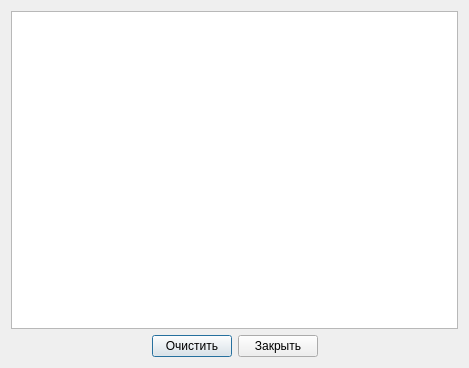
<?xml version="1.0" encoding="UTF-8"?>
<ui version="4.0">
 <class>LogWindow</class>
 <widget class="QDialog" name="LogWindow">
  <property name="geometry">
   <rect>
    <x>0</x>
    <y>0</y>
    <width>469</width>
    <height>368</height>
   </rect>
  </property>
  <property name="windowTitle">
   <string>Журнал сообщений</string>
  </property>
  <layout class="QVBoxLayout" name="verticalLayout">
   <item>
    <widget class="QTextEdit" name="teLog">
     <property name="readOnly">
      <bool>true</bool>
     </property>
    </widget>
   </item>
   <item>
    <layout class="QHBoxLayout" name="horizontalLayout">
     <item>
      <spacer name="horizontalSpacer">
       <property name="orientation">
        <enum>Qt::Orientation::Horizontal</enum>
       </property>
       <property name="sizeHint" stdset="0">
        <size>
         <width>40</width>
         <height>20</height>
        </size>
       </property>
      </spacer>
     </item>
     <item>
      <widget class="QPushButton" name="pbClear">
       <property name="text">
        <string>Очистить</string>
       </property>
       <property name="icon">
        <iconset resource="resource.qrc">
         <normaloff>:/image/arrow_refresh_small.png</normaloff>:/image/arrow_refresh_small.png</iconset>
       </property>
       <property name="iconSize">
        <size>
         <width>24</width>
         <height>24</height>
        </size>
       </property>
      </widget>
     </item>
     <item>
      <widget class="QPushButton" name="pbClose">
       <property name="maximumSize">
        <size>
         <width>16777215</width>
         <height>16777215</height>
        </size>
       </property>
       <property name="text">
        <string>Закрыть</string>
       </property>
       <property name="icon">
        <iconset resource="resource.qrc">
         <normaloff>:/image/Exit.png</normaloff>:/image/Exit.png</iconset>
       </property>
       <property name="iconSize">
        <size>
         <width>24</width>
         <height>24</height>
        </size>
       </property>
      </widget>
     </item>
     <item>
      <spacer name="horizontalSpacer_2">
       <property name="orientation">
        <enum>Qt::Orientation::Horizontal</enum>
       </property>
       <property name="sizeHint" stdset="0">
        <size>
         <width>40</width>
         <height>20</height>
        </size>
       </property>
      </spacer>
     </item>
    </layout>
   </item>
  </layout>
 </widget>
 <resources>
  <include location="resource.qrc"/>
 </resources>
 <connections>
  <connection>
   <sender>pbClose</sender>
   <signal>clicked()</signal>
   <receiver>LogWindow</receiver>
   <slot>close()</slot>
   <hints>
    <hint type="sourcelabel">
     <x>329</x>
     <y>442</y>
    </hint>
    <hint type="destinationlabel">
     <x>330</x>
     <y>233</y>
    </hint>
   </hints>
  </connection>
 </connections>
</ui>
